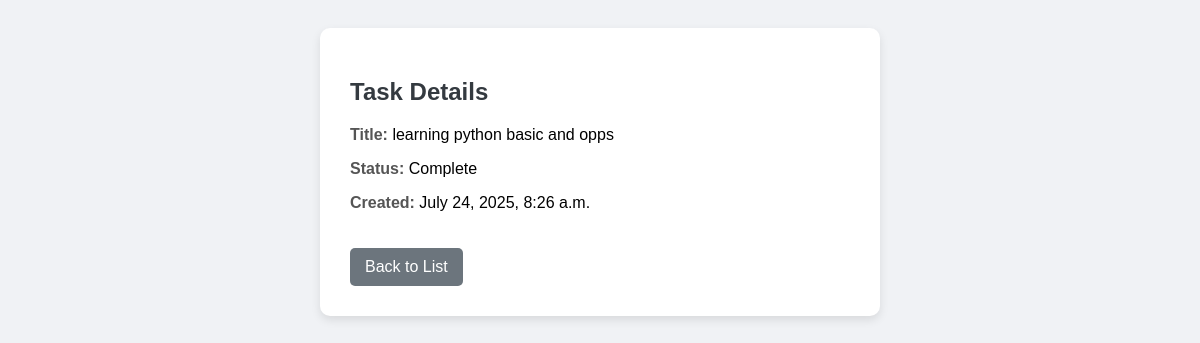
Page /view/11/ on the committed database.
### todo/models.py (models this page shows, shortened)
class Task(models.Model):
    title = models.CharField(max_length=200)
    complete = models.BooleanField(default=False)
    created = models.DateTimeField(auto_now_add=True)

### todo/views.py (the view)
# urls.py: path('view/<int:pk>/', views.viewTask, name='view'),
def viewTask(request, pk):
    task = get_object_or_404(Task, id=pk)
    return render(request, 'todo/view.html', {'task': task})

### templates/todo/view.html (shortened to what this page needs)
<!DOCTYPE html>
<html lang="en">
<head>
</head>
<body>
<div class="container">
    <h2>Task Details</h2>
    <div class="details">
        <p><span class="label">Title:</span> {{ task.title }}</p>
        <p><span class="label">Status:</span> {{ task.complete|yesno:'Complete,Incomplete' }}</p>
        <p><span class="label">Created:</span> {{ task.created }}</p>
    </div>
    <a href="/" class="back-btn">Back to List</a>
</div>
</body>
</html>

### templates/todo/view.html (style rules this page uses)
body { font-family: Arial; background: #f0f2f5; padding: 20px; }
.container { max-width: 500px; margin: auto; background: white; padding: 30px; border-radius: 10px; box-shadow: 0 4px 10px rgba(0,0,0,0.1); }
h2 { color: #343a40; }
.details { margin-top: 20px; }
.label { font-weight: bold; color: #555; }
.back-btn { display: inline-block; margin-top: 20px; background: #6c757d; color: white; padding: 10px 15px; border-radius: 5px; text-decoration: none; }

### rows in the picture
Task: title "learning python basic and opps", complete "Complete", created "July 24, 2025, 8:26 a.m."
